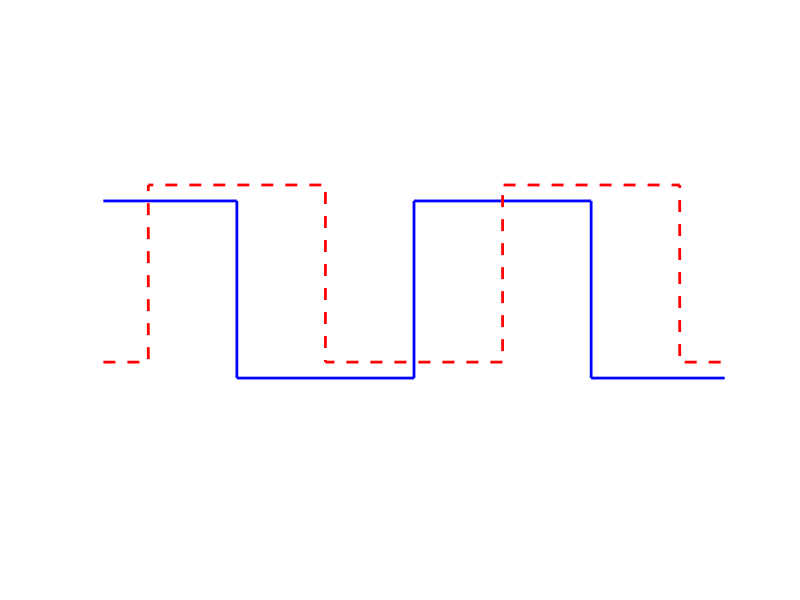
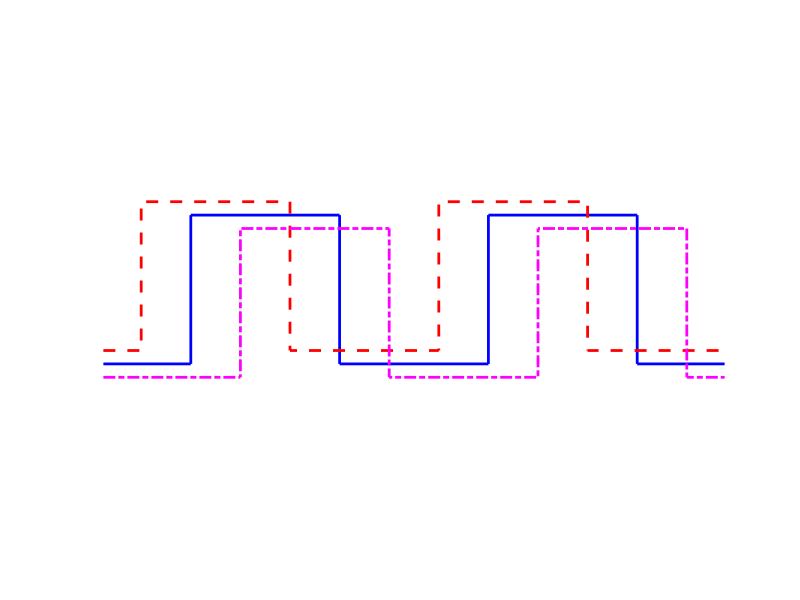
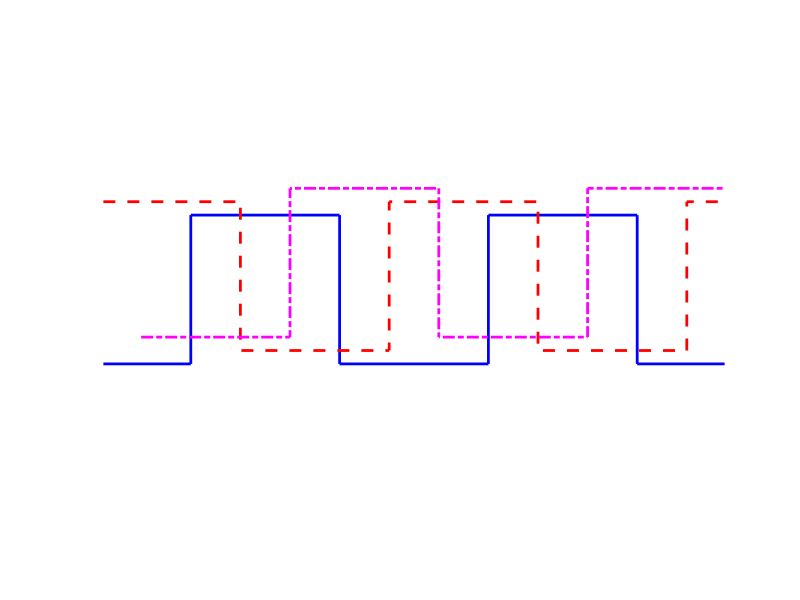

MATLAB code to generate these figures, in order:
% script plot_encoder_signals
% Plot the signals from quadrature (AB) and commutation (UVW) encoders
%% Renaissance Robotics codebase, Chapter 3, https://github.com/tbewley/RR
%% Copyright 2024 by Thomas Bewley, distributed under BSD 3-Clause License.

figure(1); clf
plot([0 1 1 2 2 3 3 4 4 5 5 6 6 7],[1 1 0 0 1 1 0 0 1 1 0 0 1 1],'b-','LineWidth',2);
hold on, axis([0.25 3.75 -0.5 1.5]), axis equal, axis off, 
plot(-0.5+[0 1 1 2 2 3 3 4 4 5 5 6 6 7],0.09+[0 0 1 1 0 0 1 1 0 0 1 1 0 0],'r--','LineWidth',2)
% print -depsc quad_encoder_signals

figure(2); clf
plot(-1+[0 1 1 2 2 3 3 4 4 5 5 6 6 7],[1 1 0 0 1 1 0 0 1 1 0 0 1 1],'b-','LineWidth',2);
hold on, axis([2.5/6 27.5/6 -0.5 1.5]), axis equal, axis off,
plot(-1/3+[0 1 1 2 2 3 3 4 4 5 5 6 6 7],0.09+[0 0 1 1 0 0 1 1 0 0 1 1 0 0],'r--','LineWidth',2)
plot(1/3+[0 1 1 2 2 3 3 4 4 5 5 6 6 7],-0.09+[0 0 1 1 0 0 1 1 0 0 1 1 0 0],'m-.','LineWidth',2)
% print -depsc UVW_encoder_signals

figure(3); clf
plot(-1+[0 1 1 2 2 3 3 4 4 5 5 6 6 7],[1 1 0 0 1 1 0 0 1 1 0 0 1 1],'b-','LineWidth',2);
hold on, axis([2.5/6 27.5/6 -0.5 1.5]), axis equal, axis off,
plot(-2/3+[0 1 1 2 2 3 3 4 4 5 5 6 6 7],0.09+[0 0 1 1 0 0 1 1 0 0 1 1 0 0],'r--','LineWidth',2)
plot( 2/3+[0 1 1 2 2 3 3 4 4 5 5 6 6 7],0.18+[0 0 1 1 0 0 1 1 0 0 1 1 0 0],'m-.','LineWidth',2)
% print -depsc UVW_encoder_signals1
